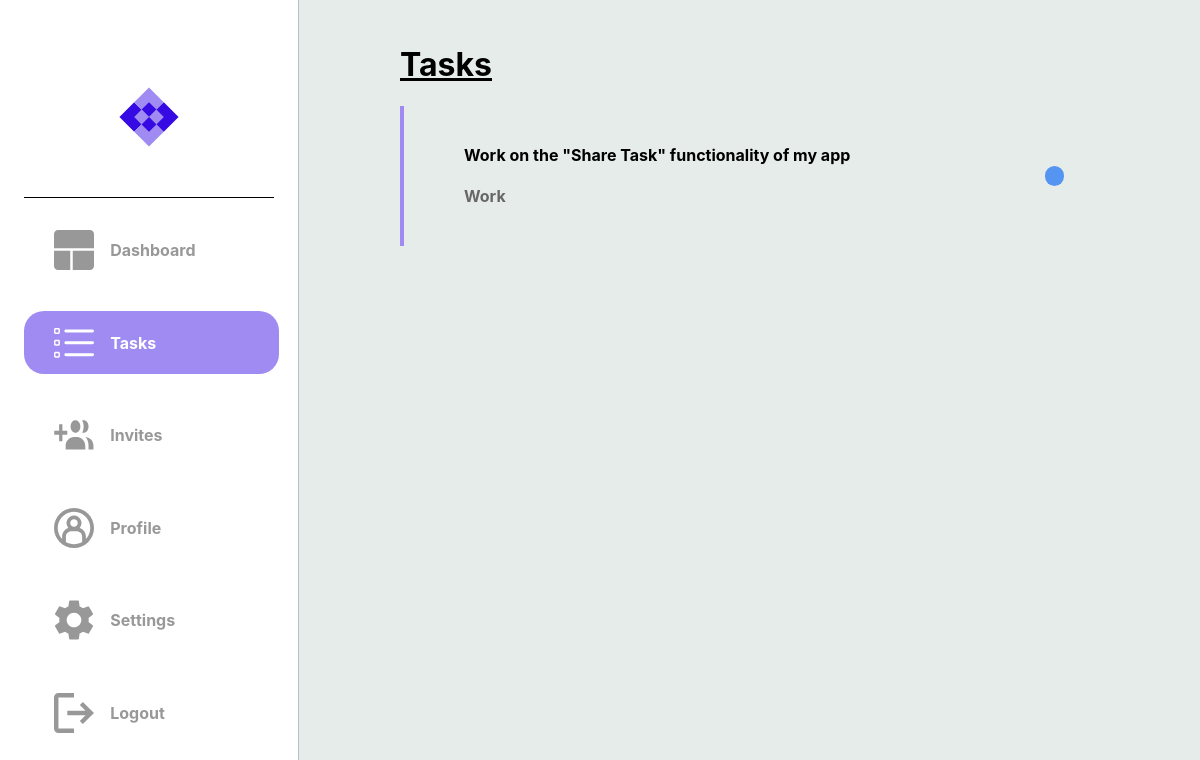
/tasks (signed in), run on an earlier commit of the app's database.
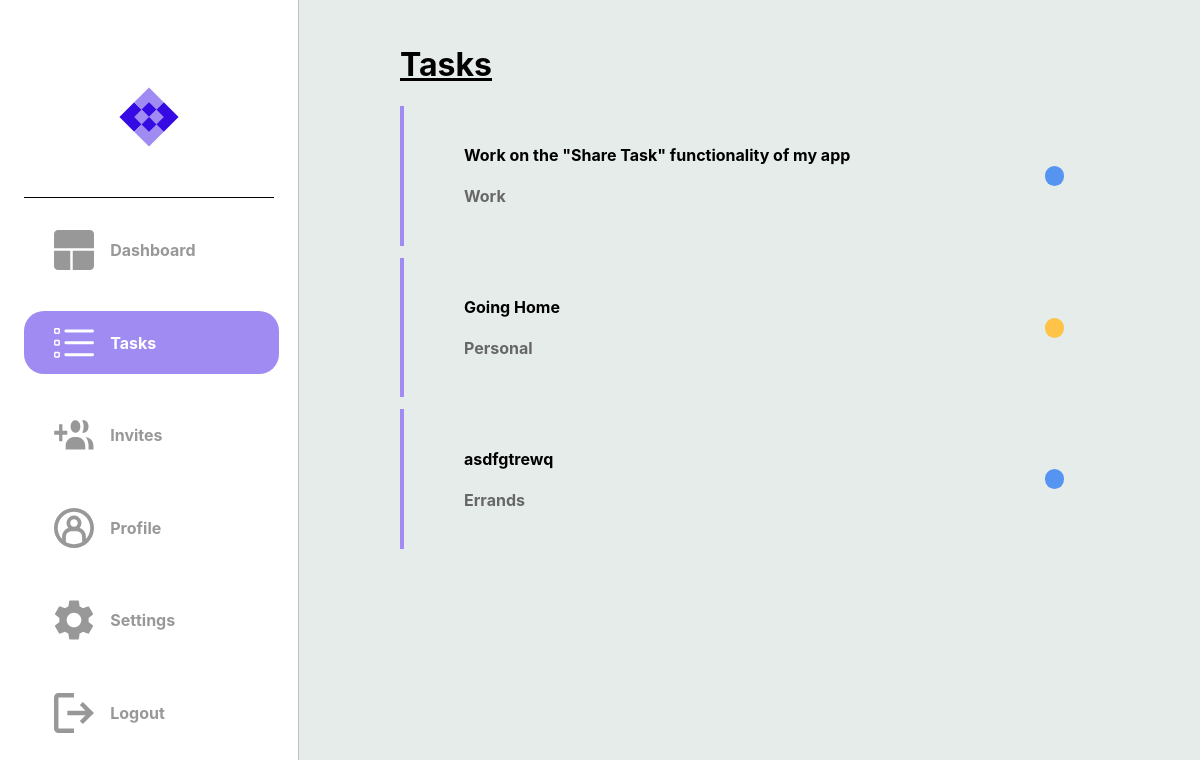
And on a later commit of the database.
### dotask/models.py (models this page shows)
class Task(db.Model):
    __tablename__ = "task"
    id = db.Column(db.Integer, primary_key=True)
    title = db.Column(db.String(100), nullable=False)
    description = db.Column(db.String(400), nullable=False)
    due_date = db.Column(db.Date, nullable=False)
    status = db.Column(Enum(TaskStatus))
    tag = db.Column(Enum(TaskTag))
    users = relationship('User', secondary=user_task, backref='tasks')

### dotask/routes.py (the view)
@app.route("/tasks")
@login_required
def hello_tasks():
    try:
        tasks = current_user.tasks
        """
        To get the Invited tasks, do
        1- tasks = Task.query.filter_by(shared_id=current_user.id).all()
        2- Render the template, but passed the shared_task as well owned_task
            i.e return render_template("tasks.html", tasks=tasks, shared_tasks=shared_tasks)

        This goes for cancelled, completed and in progress.
        """
        if tasks:
            return render_template("tasks.html", tasks=tasks)
        else:
            return render_template("tasks.html")
    except:
        return render_template("tasks.html")

### dotask/routes.py (called while the page is built)
@app.after_request
def after_request(response):
    response.headers["Cache-Control"] = "no-cache, no-store, must-revalidate"
    return response

@login_manager.user_loader
def load_user(user_id):
    return User.query.get(user_id)

### dotask/templates/tasks.html (shortened to what this page needs)
{% extends "layout.html" %}
{% block head %}
    <link rel="stylesheet" {% block css_tab_colour %} href="../static/page_css_folder/tasks.css">
    {% endblock %}
{% endblock %}
{% block task_image_colour %}
    <a class="a2" href="{{ url_for('hello_tasks') }}">
    <div id="logos">
        <img class="imgs" src="../static/tasks_active.svg">
        <h4 class="sidebar-text">Tasks</h4>
    </div>
    </a>
{% endblock task_image_colour %}
{% block tasks %}
    {% if tasks %}
        <h1 class="task-h1">Tasks</h1>
        {% for task in tasks %}
        <a href="{{ url_for('hello_each_task', task_id=task['id']) }}">
        <div class="message-box">
            <div class="message">
                <h4> {{ task['title'] }} </h4>
                <h4 style="color: #676767;"> {{ task.tag.name }} </h4>
            </div>
            <div class="message-dot {% if task.status.name == 'In_Progress' %}progress-task
                {% elif task.status.name == 'Completed' %}completed-task
                {% elif task.status.name == 'Cancelled' %}cancelled-task
                {% else %}unknown-task
                {% endif %}">
            </div>
        </div>
        </a>
        {% endfor %}
        {% else %}
                <div class="message-box">
                    <div class="message">
                        <h2>No Tasks Yet</h2>
                    </div>
                </div>
    {% endif %}
{% endblock tasks %}

What changed in the data, as far as the page shows it:
now on this page (row edited): Task: title "Going Home", tag.name "Personal"
now on this page (row edited): Task: title "asdfgtrewq", tag.name "Errands"
